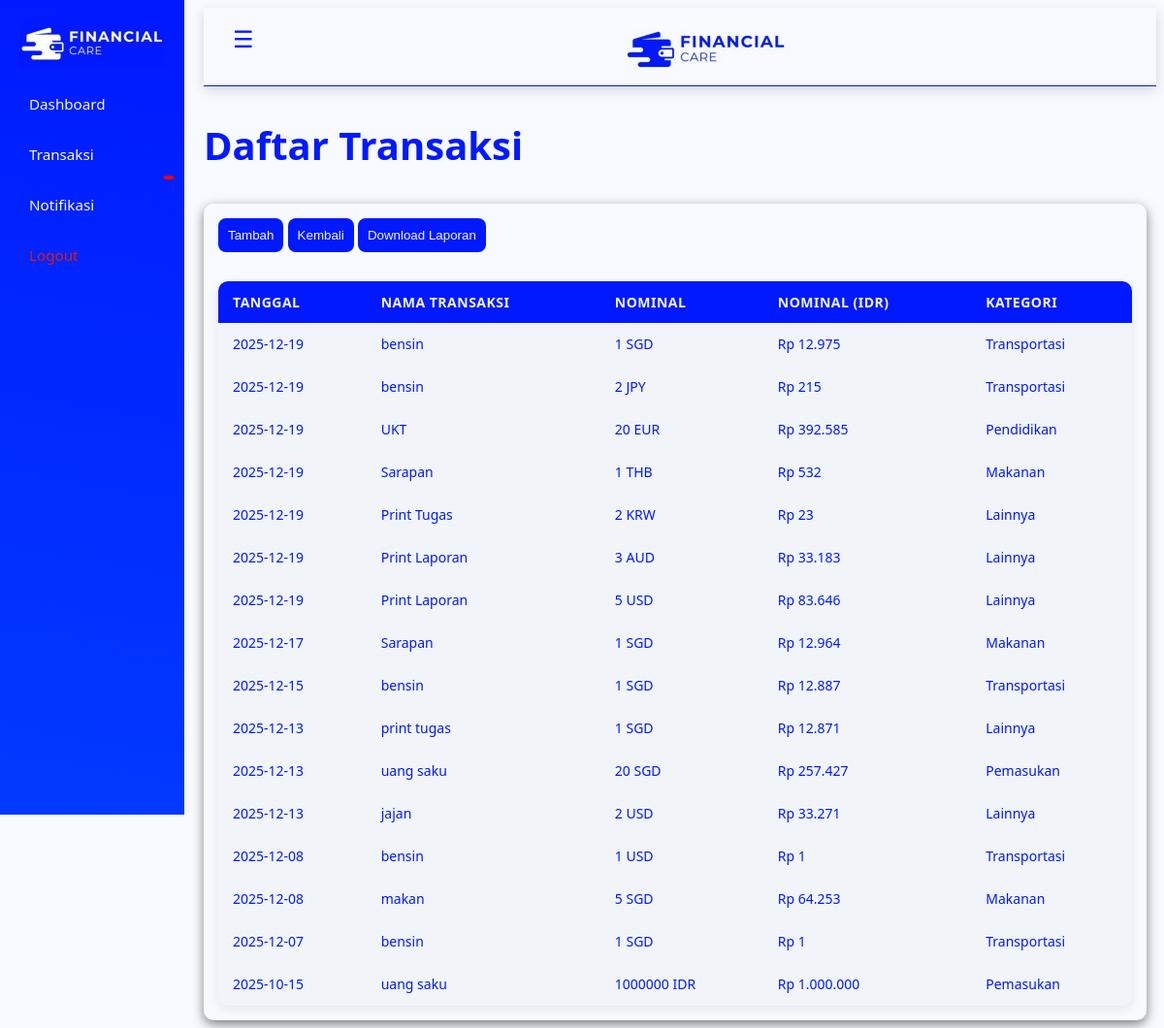
/public/user/list_transaksi.php (signed in), run on the app's committed database.
### tables this page shows
CREATE TABLE `transaksi` (
  `id_transaksi` int NOT NULL,
  `user_id` int NOT NULL,
  `nama_transaksi` varchar(100) NOT NULL,
  `nominal` int NOT NULL,
  `mata_uang` varchar(10) DEFAULT 'IDR',
  `kurs_rate` double DEFAULT '1',
  `nominal_idr` double NOT NULL,
  `kategori` varchar(50) NOT NULL,
  `tanggal` date NOT NULL,
  `keterangan` text NOT NULL
);

### classes/transaksi.php (called while the page is built, shortened)
<?php
class Transaksi {
    private $conn;
    private $table_name = "transaksi";
    public function __construct($db) {
        $this->conn = $db;
    }
    public function readAll($id_user) {
        $stmt = $this->conn->prepare("SELECT * FROM " . $this->table_name . " WHERE user_id = ? ORDER BY tanggal DESC");
        $stmt->bind_param("i", $id_user);
        $stmt->execute();
        $result = $stmt->get_result();
        return $result->fetch_all(MYSQLI_ASSOC);
    }
}
?>

### public/user/list_transaksi.php (the view, shortened to what this page needs)
<?php
require_once __DIR__ . '/../../sidebar.php';
require_once __DIR__ . '/../../db.php';
require_once __DIR__ . '/../../classes/transaksi.php';
$transaksi_obj = new Transaksi($conn);
$id_user = $_SESSION['user_id'];
$transaksi_list = $transaksi_obj->readAll($id_user);
?>
<!DOCTYPE html>
<html lang="id">
<head>
    <link rel="stylesheet" href="../../assets/user_style.css">
</head>
<body>
    <header class="top-header">
        <button id="toggleSidebar" class="hamburger">☰</button>
        <img src="<?= BASE_URL ?>/assets/finance-care2.jpg" alt="Logo Financial Care">
    </header>
    <h2 style="font-size: 40px;">Daftar Transaksi</h2>
    <div id="transactions-list-content">
            <button><a class="link" href="tambah_transaksi.php">Tambah</a></button>
            <button><a class="link" href="dashboard.php">Kembali</a></button>
            <button><a class="link" href="laporan.php?action=download">Download Laporan</a></button>
        <table class="table">
            <thead>
                <tr>
                    <th>Tanggal</th>
                    <th>Nama Transaksi</th>
                    <th>Nominal</th>
                    <th>Nominal (IDR)</th>
                    <th>Kategori</th>
                </tr>
            </thead>
            <tbody>
                <?php if (!empty($transaksi_list)): ?>
                    <?php foreach ($transaksi_list as $t): ?>
                        <tr>
                            <td data-label="Tanggal"><?= htmlspecialchars($t['tanggal']) ?></td>
                            <td data-label="Nama Transaksi"><?= htmlspecialchars($t['nama_transaksi']) ?></td>
                            <td data-label="Nominal"><?= htmlspecialchars($t['nominal']) . ' ' . htmlspecialchars($t['mata_uang'])?></td>
                            <td data-label="Nominal (IDR)">Rp <?= number_format($t['nominal_idr'], 0, ',', '.') ?></td>
                            <td data-label="Kategori"><?= htmlspecialchars($t['kategori']) ?></td>
                        </tr>
                    <?php endforeach; ?>
                <?php else: ?>
                    <tr><td colspan="5">Belum ada transaksi yang dicatat.</td></tr>
                <?php endif; ?>
            </tbody>
        </table>
    </div>
</body>
</html>

### sidebar.php (shortened to what this page needs)
<aside class="sidebar" id="sidebar">
    <div class="brand">
        <img src="<?= BASE_URL ?>/assets/Finance-care.jpg" alt="Logo Financial Care">
    </div>
    <nav class="menu">
        <a href="dashboard.php">Dashboard</a>
        <a href="list_transaksi.php">Transaksi
        <a href="notifikasi.php" style="position:relative;">Notifikasi
    <span id="notif-badge"
        style="
            position:absolute;
            top:-8px;
            right:-10px;
            background:red;
            color:white;
            padding:2px 6px;
            border-radius:50%;
            font-size:12px;
        ">
    </span>
</a>
        <a class="logout" href="/app-fp/logout.php">Logout</a>
    </nav>
</aside>

### assets/user_style.css (style rules this page uses)
body { margin-left: 210px; padding: 0; font-family: 'Segoe UI', sans-serif; background: #f7faffff; transition: margin-left .3s ease; }
header { background: #f7faffff; padding: 12px 20px; height: 56px; border-bottom: 1px solid #0018FF; box-shadow: 0 4px 12px rgba(0, 0, 0, 0.3); }
header img { width: 170px; height: auto; }
img { width : 170px; height : 70px; display: block; margin: 0 auto; }
.sidebar { position: fixed; top: 0; left: 0; height: 100vh; width: 150px; z-index: 1000; transition: transform .3s ease; }
.top-header { background: #f7faffff; padding: 12px 20px; height: 56px; border-bottom: 1px solid #0018FF; box-shadow: 0 4px 12px rgba(0,0,0,.15); display: flex; align-items: center; gap: 15px; }
.hamburger { font-size: 24px; background: none; border: none; cursor: pointer; color: #0018FF; z-index: 1100; }
h2 { color: #0019FF; }
button { padding: 10px; background: #0019FF; border-radius:10px; border: none; margin-bottom: 15px; color: #f7faffff; }
#transactions-list-content { background: #f7faffff; color: #0019FF; padding: 15px; margin-top: 20px; border-radius: 10px; margin-right: 10px; box-shadow: 0 4px 12px rgba(0, 0, 0, 0.5); }
.table { width: 100%; border-collapse: collapse; background-color: #f1f5f9; border-radius: 10px; margin-top: 15px; overflow: hidden; box-shadow: 0 4px 12px rgba(0, 0, 0, 0.08); font-size: 14px; }
.table thead { background-color: #0019FF; color: #f1f5f9; }
.table thead th { padding: 12px 15px; text-align: left; font-weight: 600; text-transform: uppercase; letter-spacing: 0.5px; }
.table tbody tr { border-bottom: 1px solid #f1f5f9; transition: background-color 0.2s ease; }
.table tbody td { padding: 12px 15px; color: #0019FF; }
.table tbody td:nth-child(3), .table tbody td:nth-child(4) { text-align: left; font-weight: 500; }
button { background: #0019FF; padding: 10px; border: none; border-radius: 8px; }
button a { text-decoration: none; color: #f1f5f9; }
body { margin-left: 210px; padding: 0; font-family: 'Segoe UI', sans-serif; background: #f7faffff; }
@media (min-width: 769px) { body { margin-left: 210px; } }
@media (min-width: 769px) { .sidebar { transform: translateX(0); } }

### sidebar.php (style rules this page uses)
:root { --bg-sidebar: linear-gradient(10deg, #023AFF, #0019FF); --bg-hover: #2756ffff; --bg-content: #111827; --text-main: #f7faffff; --text-muted: #f7faffff; --accent: #f7faffff; --danger: #da1d1dff; }
.sidebar { width: 150px; height: 100vh; background: var(--bg-sidebar); padding: 20px; position: fixed; top: 0; left: 0; transition: transform .3s ease; z-index: 1000; }
.brand { width: 150px; height: 50px; background: white; margin-bottom: 15px; overflow: hidden; display: flex; align-items: center; justify-content: center; }
.brand img { width: 100%; height: 100%; object-fit: cover; }
.menu { display: flex; flex-direction: column; gap: 8px; font-family: 'Segoe UI', sans-serif; }
.menu a { text-decoration: none; padding: 12px 10px; border-radius: 6px; color: var(--text-muted); font-size: 0.95rem; transition: .2s; }
.menu a.logout { color: var(--danger); }

### data on the page
transaksi: tanggal "2025-12-19", nama_transaksi "bensin", nominal "1", mata_uang "SGD", nominal_idr "12.975", kategori "Transportasi"
transaksi: tanggal "2025-12-19", nama_transaksi "bensin", nominal "2", mata_uang "JPY", nominal_idr "215", kategori "Transportasi"
transaksi: tanggal "2025-12-19", nama_transaksi "UKT", nominal "20", mata_uang "EUR", nominal_idr "392.585", kategori "Pendidikan"
transaksi: tanggal "2025-12-19", nama_transaksi "Sarapan", nominal "1", mata_uang "THB", nominal_idr "532", kategori "Makanan"
transaksi: tanggal "2025-12-19", nama_transaksi "Print Tugas", nominal "2", mata_uang "KRW", nominal_idr "23", kategori "Lainnya"
transaksi: tanggal "2025-12-19", nama_transaksi "Print Laporan", nominal "3", mata_uang "AUD", nominal_idr "33.183", kategori "Lainnya"
transaksi: tanggal "2025-12-19", nama_transaksi "Print Laporan", nominal "5", mata_uang "USD", nominal_idr "83.646", kategori "Lainnya"
transaksi: tanggal "2025-12-17", nama_transaksi "Sarapan", nominal "1", mata_uang "SGD", nominal_idr "12.964", kategori "Makanan"
transaksi: tanggal "2025-12-15", nama_transaksi "bensin", nominal "1", mata_uang "SGD", nominal_idr "12.887", kategori "Transportasi"
transaksi: tanggal "2025-12-13", nama_transaksi "print tugas", nominal "1", mata_uang "SGD", nominal_idr "12.871", kategori "Lainnya"
transaksi: tanggal "2025-12-13", nama_transaksi "uang saku", nominal "20", mata_uang "SGD", nominal_idr "257.427", kategori "Pemasukan"
transaksi: tanggal "2025-12-13", nama_transaksi "jajan", nominal "2", mata_uang "USD", nominal_idr "33.271", kategori "Lainnya"
transaksi: tanggal "2025-12-08", nama_transaksi "bensin", nominal "1", mata_uang "USD", nominal_idr "1", kategori "Transportasi"
transaksi: tanggal "2025-12-08", nama_transaksi "makan", nominal "5", mata_uang "SGD", nominal_idr "64.253", kategori "Makanan"
transaksi: tanggal "2025-12-07", nama_transaksi "bensin", nominal "1", mata_uang "SGD", nominal_idr "1", kategori "Transportasi"
transaksi: tanggal "2025-10-15", nama_transaksi "uang saku", nominal "1000000", mata_uang "IDR", nominal_idr "1.000.000", kategori "Pemasukan"
